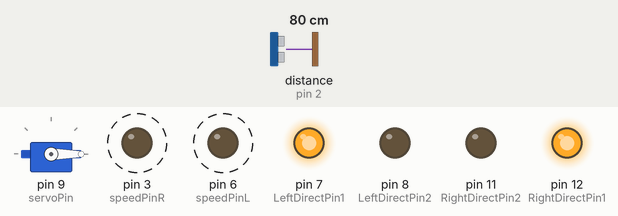
The sketch below on a simulated Arduino Uno, built with avr-gcc and run on an emulated ATmega328P. On the bench: servo, output pins drawn as LEDs (lit = HIGH). Wiring (inferred from the names in the program): ultrasonic range finder: trigger pin 10; echo pin 2. Dashed ring = blinking. The inputs (shaded band) are chosen by the test bench; at power-on: distance to the obstacle (sensor on pin 2) 80 cm. The echo pulse lasts 58.3 µs per cm; pins used as bus, display or sensor lines are not drawn.

Above: at 1.27 s.
1.3 s: distance to the obstacle (sensor on pin 2) set to 34 cm
4.3 s: distance to the obstacle (sensor on pin 2) set to 28 cm
At 5.5 s:
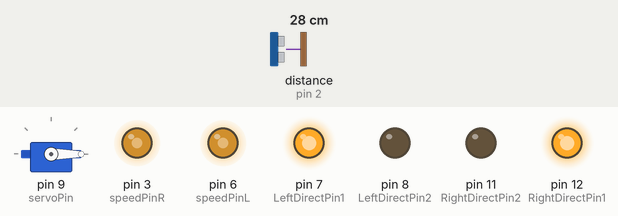
5.8 s: distance to the obstacle (sensor on pin 2) set to 35 cm
At 8.5 s:
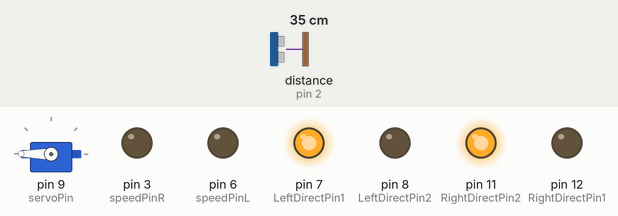
8.8 s: distance to the obstacle (sensor on pin 2) set to 2 cm
At 10.0 s:
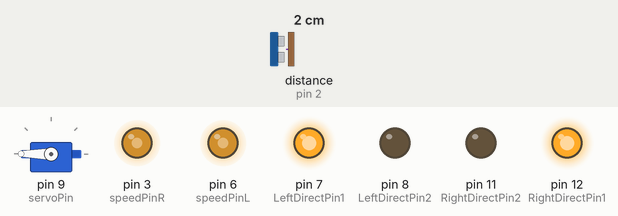
10.3 s: distance to the obstacle (sensor on pin 2) set to 60 cm
At 13.3 s:
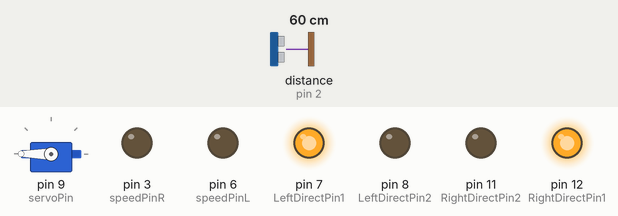
Timing chart, 0 to 14.3 s (numbered marks = the images above; inputs shaded):
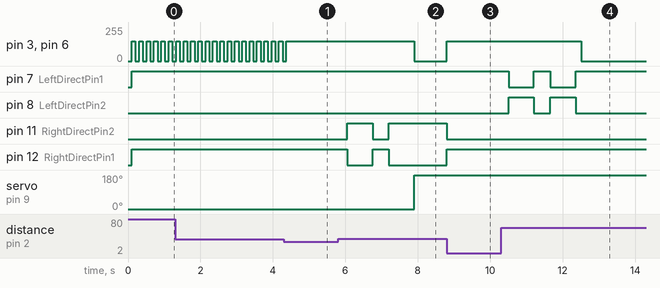

Measured:
- the behaviour switches between 32 and 31 cm on distance to the obstacle (sensor on pin 2) (found by bisection; images 0 and 1)
- after the input at 4.3 s, pin 3 (speedPinR), pin 6 (speedPinL): goes on until 4.4 s, then stays 150/255
- after the input at 5.8 s, pin 3 (speedPinR), pin 6 (speedPinL): 150/255 → 0/255 after 2.1 s; pin 11 (RightDirectPin2): LOW → HIGH after 0.25 s, → LOW 0.70 s later, → HIGH 0.45 s later; pin 12 (RightDirectPin1): HIGH → LOW after 0.25 s, → HIGH 0.70 s later, → LOW 0.45 s later; servo on pin 9 (servoPin): 0° → 180° after 2.1 s
- after the input at 8.8 s, pin 3 (speedPinR), pin 6 (speedPinL): 0/255 → 150/255 at once; pin 11 (RightDirectPin2): HIGH → LOW at once; pin 12 (RightDirectPin1): LOW → HIGH at once
- after the input at 10.3 s, pin 3 (speedPinR), pin 6 (speedPinL): 150/255 → 0/255 after 2.2 s; pin 7 (LeftDirectPin1): alternates HIGH for 0.45 s and LOW for 0.70 s, 4 changes in all, then stays HIGH, starting after 0.20 s; pin 8 (LeftDirectPin2): alternates HIGH for 0.70 s and LOW for 0.45 s, 4 changes in all, then stays LOW, starting after 0.20 s
- by itself, pin 3 (speedPinR), pin 6 (speedPinL): alternates 150/255 for 0.10 s and 0/255 for 0.10 s

The sketch:

3.ino
```cpp
#include <Servo.h>

// const
const unsigned long READ_INTERVAL = 60;
const unsigned long LOWER_DISTANCE_THRESH = 30; // in cm
const unsigned long HIGHER_DISTANCE_THRESH = 30;

// globals
int flag = 0;
int distance = 0;
unsigned long lastReadTime = 0;

#define speedPinR 3   // e1
#define RightDirectPin1  12    //  m3
#define RightDirectPin2  11    // m4
#define speedPinL 6        //  e2
#define LeftDirectPin1  7    // m1
#define LeftDirectPin2  8   // m2

// Ultrasonic Sensor Pins
#define echoPin 2
#define trigPin 10

// Servo
Servo myservo;
#define servoPin 9

void forward(){
  analogWrite(speedPinR, 150);
  analogWrite(speedPinL, 150);
  digitalWrite(LeftDirectPin1, HIGH);
  digitalWrite(LeftDirectPin2, LOW);
  digitalWrite(RightDirectPin2, LOW);
  digitalWrite(RightDirectPin1, HIGH);
}

void back() {
  analogWrite(speedPinR, 95);
  analogWrite(speedPinL, 95);
  digitalWrite(LeftDirectPin1, LOW);
  digitalWrite(LeftDirectPin2, HIGH);
  digitalWrite(RightDirectPin2, HIGH);
  digitalWrite(RightDirectPin1, LOW);
}

void left() {
  analogWrite(speedPinR, 150);
  analogWrite(speedPinL, 150);
  digitalWrite(LeftDirectPin1, LOW);
  digitalWrite(LeftDirectPin2, HIGH);
  digitalWrite(RightDirectPin2, LOW);
  digitalWrite(RightDirectPin1, HIGH);
}

void right() {
  analogWrite(speedPinR, 150);
  analogWrite(speedPinL, 150);
  digitalWrite(LeftDirectPin1, HIGH);
  digitalWrite(LeftDirectPin2, LOW);
  digitalWrite(RightDirectPin2, HIGH);
  digitalWrite(RightDirectPin1, LOW);
}

void stop() {
  digitalWrite(speedPinR, LOW);
  digitalWrite(speedPinL, LOW);
}

int getDistance() {
    digitalWrite(trigPin, LOW);
    delayMicroseconds(2);
    digitalWrite(trigPin, HIGH);
    delayMicroseconds(10);
    digitalWrite(trigPin, LOW);
    return (int)pulseIn(echoPin, HIGH) / 58;
}

void setup(){
  myservo.attach(servoPin);

  pinMode(LeftDirectPin1, OUTPUT);
  pinMode(LeftDirectPin2, OUTPUT);
  pinMode(RightDirectPin1, OUTPUT);
  pinMode(RightDirectPin2, OUTPUT);
  pinMode(speedPinR, OUTPUT);
  pinMode(speedPinL, OUTPUT);
  pinMode(trigPin, OUTPUT);
  pinMode(echoPin, INPUT);
  Serial.begin(9600);

  stop();
}


void loop(){

  // wall search
  while(flag == 0){
    myservo.write(0);
    delay(100);
    forward();
    delay(100);
    stop();

    // right
    if(getDistance() <= LOWER_DISTANCE_THRESH){flag =  1; break;}
  }

  // wall follow
  while(flag == 1){
    forward();

    unsigned long currentTime = millis();
    if(currentTime - lastReadTime >= READ_INTERVAL){
      lastReadTime = currentTime;
      distance = getDistance();
    }

    if(distance > HIGHER_DISTANCE_THRESH){flag = 2; break;}
  }

  // wall end (turn)
  while(flag == 2){
    forward();
    delay(200);
    stop();

    right();
    delay(700);
    stop();

    forward();
    delay(450);
    stop();

    right();
    delay(700);
    stop();

    flag = 3;
  }

  while(flag == 3){
    myservo.write(180);
    if(getDistance() <= LOWER_DISTANCE_THRESH){flag =  4; break;}
  }

  while(flag == 4){
    forward();

    unsigned long currentTime = millis();
    if(currentTime - lastReadTime >= READ_INTERVAL){
      lastReadTime = currentTime;
      distance = getDistance();
    }

    if(distance > HIGHER_DISTANCE_THRESH){flag = 5; break;}
  }

  while(flag == 5){
    forward();
    delay(200);
    stop();

    left();
    delay(700);
    stop();

    forward();
    delay(450);
    stop();

    left();
    delay(700);
    stop();
    flag = 6;
  }

  while(flag == 6){
    forward();

    unsigned long currentTime = millis();
    if(currentTime - lastReadTime >= READ_INTERVAL){
      lastReadTime = currentTime;
      distance = getDistance();
    }

    if(distance > HIGHER_DISTANCE_THRESH){forward(); delay(150); stop(); flag = 7;}
  }

  while(flag == 7){delay(50000);}

}
```
